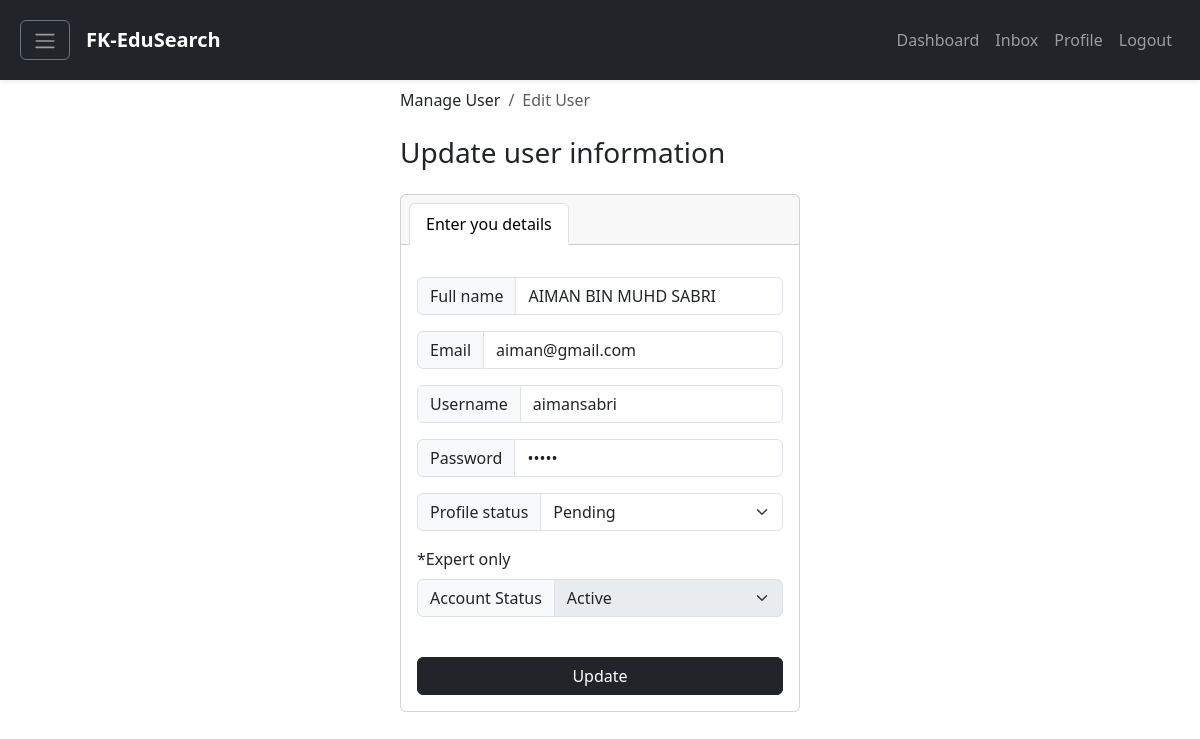
/edituser.php?userid=7&type=user, run on the app's committed database.
### tables this page shows
CREATE TABLE `user` (
  `userid` int(11) NOT NULL,
  `userFullName` varchar(60) NOT NULL,
  `userEmail` varchar(60) NOT NULL,
  `userPassword` varchar(60) NOT NULL,
  `username` varchar(60) NOT NULL,
  `userAcademicStatus` varchar(60) DEFAULT NULL,
  `userUpdateProfileStatus` varchar(60) DEFAULT NULL,
  `userOnlineStatus` varchar(60) DEFAULT NULL
);

### classes/User.classes.php (called while the page is built, shortened)
<?php
class User extends Connection
{
    public function getUserById($userid)
    {
        $connection = $this->getConnection();
        $query = "SELECT * FROM user WHERE userid='$userid'";
        $result = mysqli_query($connection, $query);
        if (!$result) {
            return false;
        } else {
            return $result;
        }
    }
}
?>

### edituser.php (the view, shortened to what this page needs)
<!DOCTYPE html>
<html lang="en">
<head>
    <link href="https://cdn.jsdelivr.net/npm/bootstrap@5.3.0-alpha3/dist/css/bootstrap.min.css" rel="stylesheet"
>
</head>
<body>
    <?php
    $userid = $_REQUEST['userid'];
    $type = $_REQUEST['type'];
    $user = new UserController();
    if($type == "user") {
        $db_user = $user->getUserById($userid);
        if ($db_user && $db_user->num_rows > 0) {
            while ($row = $db_user->fetch_assoc()) {
                $db_fullname = $row['userFullName'];
                $db_email = $row['userEmail'];
                $db_username = $row['username'];
                $db_password = $row['userPassword'];
                $db_profilestatus = $row['userUpdateProfileStatus'];
            }
        }
    }
    ?>
    <?php include "components/navigation.php"; ?>
    <div class="d-flex flex-column justify-content-center align-item-center vh-100"
        style="padding-left: 400px; padding-right: 400px">
        <form action="" method="post">
            <div>
                <nav aria-label="breadcrumb">
                    <ol class="breadcrumb">
                        <li class="breadcrumb-item" aria-current="page">Manage User</li>
                        <li class="breadcrumb-item active" aria-current="page">Edit User</li>
                    </ol>
                </nav>
                <h3 class="my-4">Update user information</h3>
            </div>
            <div class="card">
                <div class="card-header">
                    <ul class="nav nav-tabs card-header-tabs">
                        <li class="nav-item">
                            <a class="nav-link active" aria-current="true" href="#">Enter you details</a>
                        </li>
                    </ul>
                </div>
                <div class="card-body">
                    <div class="input-group mb-3">
                        <span class="input-group-text" id="basic-addon1">Full name</span>
                        <input type="text" class="form-control" aria-label="Username" aria-describedby="basic-addon1"
                            name="fullname" value="<?php echo $db_fullname; ?>">
                    </div>
                    <div class="input-group mb-3">
                        <span class="input-group-text">Email</span>
                        <input type="email" class="form-control" aria-label="Recipient's username"
                            aria-describedby="basic-addon2" name="email" value="<?php echo $db_email; ?>">
                    </div>
                    <div class="input-group mb-3">
                        <span class="input-group-text">Username</span>
                        <input type="text" class="form-control" aria-label="" aria-describedby="basic-addon2"
                            name="username" value="<?php echo $db_username; ?>">
                    </div>
                    <div class="input-group mb-3">
                        <span class="input-group-text">Password</span>
                        <input type="password" class="form-control" aria-label="" aria-describedby="basic-addon2"
                            name="password" value="<?php echo $db_password; ?>">
                    </div>
                    <div class="input-group mb-3">
                        <label class="input-group-text" for="inputGroupSelect01">Profile status</label>
                        <select class="form-select" id="inputGroupSelect01" name="profilestatus">
                            <option value="Pending" <?php echo $db_profilestatus === "Pending" ? "selected" : NULL ?>>
                                Pending</option>
                        </select>
                    </div>
                    <label class="mb-2">*Expert only</label>
                    <div class="input-group mb-3">
                        <label class="input-group-text" for="inputGroupSelect01">Account Status</label>
                        <select class="form-select" id="inputGroupSelect01" name="accountstatus" <?php echo $type == "user"? "disabled" : NULL; ?> >
                            <option value="Active" <?php echo $db_accountstatus === "Active" ? "selected" : NULL ?>>
                                Active</option>
                        </select>
                    </div>
                    <br>
                    <div class="w-100">
                        <button type="submit" class="btn btn-dark w-100" name="submit">Update</button>
                    </div>
                </div>
            </div>
        </form>
    </div>
</body>
</html>

### data on the page
user: fullname "AIMAN BIN MUHD SABRI", email "aiman@gmail.com", username "aimansabri", profilestatus "Pending"
